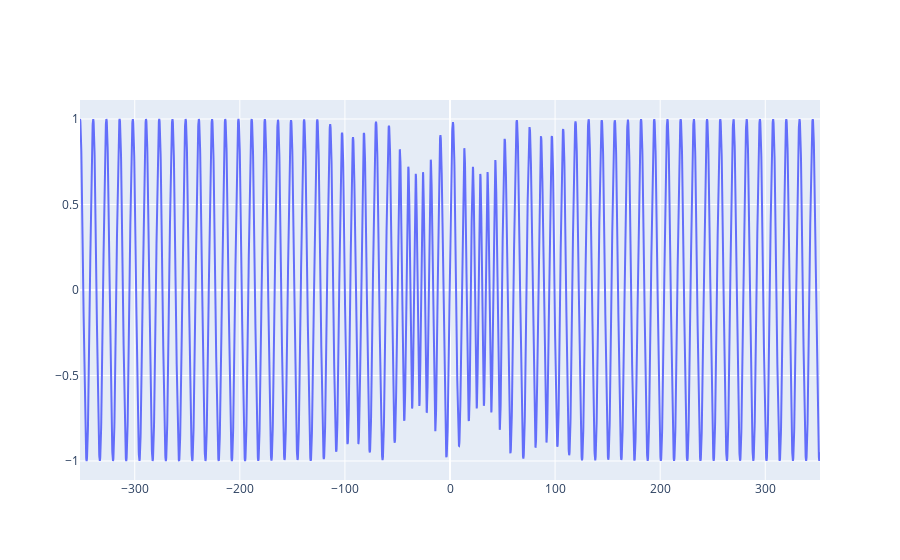

The cell this chart's notebook holds for it:
### Markdown cell above
# TIPTOE dense

### Code cell
df_dense=pd.read_csv("/home/user/BachelorThesis/trecxcoefftests/tiptoe_dense/0012/expec", sep='\s+', header=8)
#shift every column name by one and remove the first column
df_dense.columns = df_dense.columns[1:].tolist() + [""]
#remove last column
df_dense = df_dense.iloc[:, :-1]




fig = go.Figure()
#fig.add_trace(go.Scatter(x=np.array(df_dense["Time"]), y=np.array(df_dense["<Occ{H0:0}>"]), mode='lines', name='c^2_Occ_new'))
#fig.add_trace(go.Scatter(x=np.array(df_dense["Time"]), y=np.array(df_dense["Re{<H0:0|psi>}"]**2+df_dense["Imag{<H0:0|psi>}"]**2), mode='lines', name='c^2_new'))
fig.add_trace(go.Scatter(x=np.array(df_dense["Time"]), y=np.array(df_dense["Re{<H0:0|psi>}"]), mode='lines', name='c^2_new'))

### Figure 1 — Plotly figure (JSON) as saved in the notebook; plotly's stock layout.template omitted (floating-point values rounded to 4 significant figures; data arrays with more than 128 entries replaced by an {"elided": "..."} marker saying what was removed)
{"data": [{"mode": "lines", "name": "c^2_new", "type": "scatter", "x": {"elided": "7043 float values"}, "y": {"elided": "7043 float values"}}], "layout": {}}
